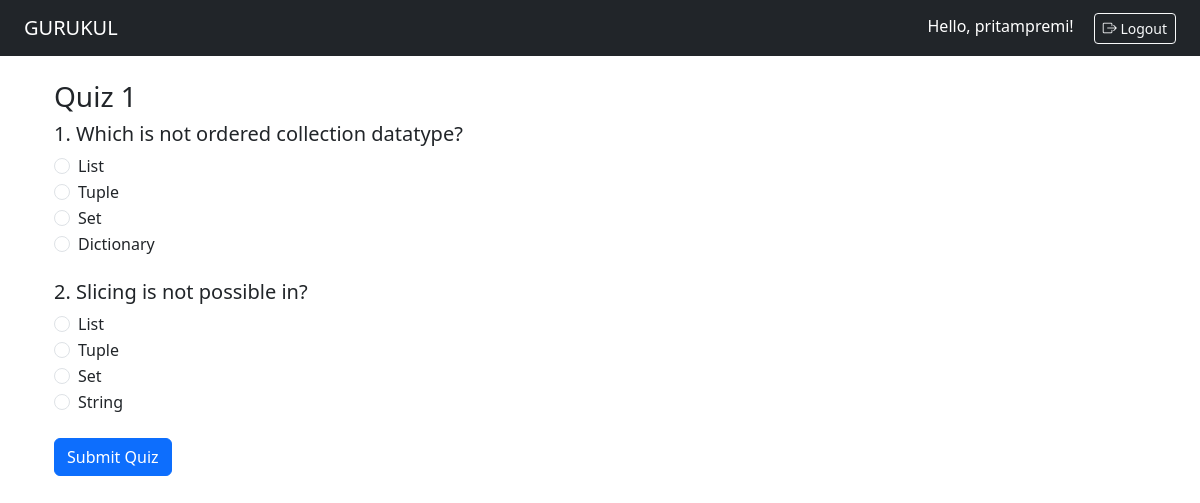
The app's page /courses/quiz/1/attempt/ (signed in) with its own data.
### users/models.py (models this page shows, shortened)
class CustomUser(AbstractUser):
    is_student = models.BooleanField(default=False)
    is_instructor = models.BooleanField(default=False)
    email_verified = models.BooleanField(default=False)

### courses/models.py (models this page shows, shortened)
class Quiz(models.Model):
    course = models.ForeignKey('Course', on_delete=models.CASCADE, related_name='quizzes')
    title = models.CharField(max_length=200)
    created_at = models.DateTimeField(auto_now_add=True)

class Question(models.Model):
    quiz = models.ForeignKey(Quiz, on_delete=models.CASCADE, related_name='questions')
    text = models.TextField()

class Option(models.Model):
    question = models.ForeignKey(Question, on_delete=models.CASCADE, related_name='options')
    text = models.CharField(max_length=300)
    is_correct = models.BooleanField(default=False)

### courses/views.py (the view, shortened to what this page needs)
# urls.py: path('quiz/<int:quiz_id>/attempt/', attempt_quiz_view, name='attempt_quiz'),
@login_required
def attempt_quiz_view(request, quiz_id):
    quiz = get_object_or_404(Quiz, id=quiz_id)
    questions = quiz.questions.prefetch_related('options')
    return render(request, 'courses/quiz/attempt_quiz.html', {
        'quiz': quiz,
        'questions': questions,
    })

### templates/courses/quiz/attempt_quiz.html (shortened to what this page needs)
{% extends 'base.html' %}
{% block content %}
<div class="container mt-4">
    <h3>{{ quiz.title }}</h3>
    <form method="post">
        {% for question in questions %}
            <div class="mb-4">
                <h5>{{ forloop.counter }}. {{ question.text }}</h5>
                {% for option in question.options.all %}
                    <div class="form-check">
                        <input class="form-check-input" type="radio" name="question_{{ question.id }}" value="{{ option.id }}" id="option{{ option.id }}">
                        <label class="form-check-label" for="option{{ option.id }}">
                            {{ option.text }}
                        </label>
                    </div>
                {% endfor %}
            </div>
        {% endfor %}
        <button type="submit" class="btn btn-primary">Submit Quiz</button>
    </form>
</div>
{% endblock %}

### templates/base.html (shortened to what this page needs)
<!DOCTYPE html>
<html lang="en">
<head>
    <link href="https://cdn.jsdelivr.net/npm/bootstrap@5.3.3/dist/css/bootstrap.min.css" rel="stylesheet">
    <link rel="stylesheet" href="https://cdn.jsdelivr.net/npm/bootstrap-icons@1.10.5/font/bootstrap-icons.css">
</head>
<body>
    <nav class="navbar navbar-expand-lg navbar-dark bg-dark px-4">
    <a class="navbar-brand" href="/">GURUKUL</a>
    <div class="ms-auto">
        {% if request.user.is_authenticated %}
            <span class="navbar-text text-white me-3">
                Hello, {{ request.user.username }}!
            </span>
            <form method="POST" action="{% url 'users:logout' %}" style="display:inline;">
                <button type="submit" class="btn btn-outline-light btn-sm">
                    <i class="bi bi-box-arrow-right"></i> Logout
                </button>
            </form>
        {% else %}
            <a href="{% url 'users:login' %}" class="btn btn-outline-light btn-sm">
                <i class="bi bi-box-arrow-in-right"></i> Login
            </a>
        {% endif %}
    </div>
</nav>
    <div class="container mt-4">
        {% block content %}{% endblock %}
    </div>
</body>
</html>

### records on screen
CustomUser: user.username "pritampremi"
Quiz: title "Quiz 1"
Question: text "Which is not ordered collection datatype?"
Option: text "List"
Option: text "Tuple"
Option: text "Set"
Option: text "Dictionary"
Question: text "Slicing is not possible in?"
Option: text "List"
Option: text "Tuple"
Option: text "Set"
Option: text "String"
